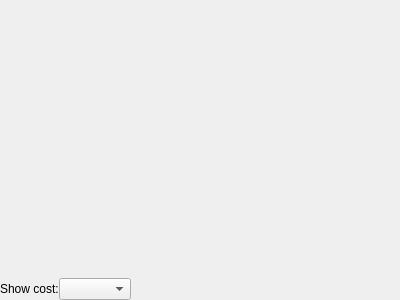
<?xml version="1.0" encoding="UTF-8"?>
<ui version="4.0">
 <class>FrequencyPage</class>
 <widget class="QWidget" name="FrequencyPage">
  <property name="geometry">
   <rect>
    <x>0</x>
    <y>0</y>
    <width>400</width>
    <height>300</height>
   </rect>
  </property>
  <property name="windowTitle">
   <string>Form</string>
  </property>
  <layout class="QVBoxLayout" name="layout">
   <property name="spacing">
    <number>0</number>
   </property>
   <property name="leftMargin">
    <number>0</number>
   </property>
   <property name="topMargin">
    <number>0</number>
   </property>
   <property name="rightMargin">
    <number>0</number>
   </property>
   <property name="bottomMargin">
    <number>0</number>
   </property>
   <item>
    <widget class="QWidget" name="plotWidget" native="true">
     <property name="sizePolicy">
      <sizepolicy hsizetype="Preferred" vsizetype="Preferred">
       <horstretch>0</horstretch>
       <verstretch>0</verstretch>
      </sizepolicy>
     </property>
    </widget>
   </item>
   <item>
    <widget class="QWidget" name="costSelectionWidget" native="true">
     <property name="sizePolicy">
      <sizepolicy hsizetype="Preferred" vsizetype="Maximum">
       <horstretch>0</horstretch>
       <verstretch>0</verstretch>
      </sizepolicy>
     </property>
     <layout class="QHBoxLayout" name="costSelectionLayout">
      <property name="spacing">
       <number>0</number>
      </property>
      <property name="leftMargin">
       <number>0</number>
      </property>
      <property name="topMargin">
       <number>0</number>
      </property>
      <property name="rightMargin">
       <number>0</number>
      </property>
      <property name="bottomMargin">
       <number>0</number>
      </property>
      <item>
       <widget class="QLabel" name="costSelectionLabel">
        <property name="text">
         <string>Show cost:</string>
        </property>
       </widget>
      </item>
      <item>
       <widget class="QComboBox" name="costSelectionCombobox"/>
      </item>
      <item>
       <spacer name="horizontalSpacer">
        <property name="orientation">
         <enum>Qt::Horizontal</enum>
        </property>
        <property name="sizeHint" stdset="0">
         <size>
          <width>40</width>
          <height>20</height>
         </size>
        </property>
       </spacer>
      </item>
     </layout>
    </widget>
   </item>
  </layout>
 </widget>
 <resources/>
 <connections/>
</ui>
